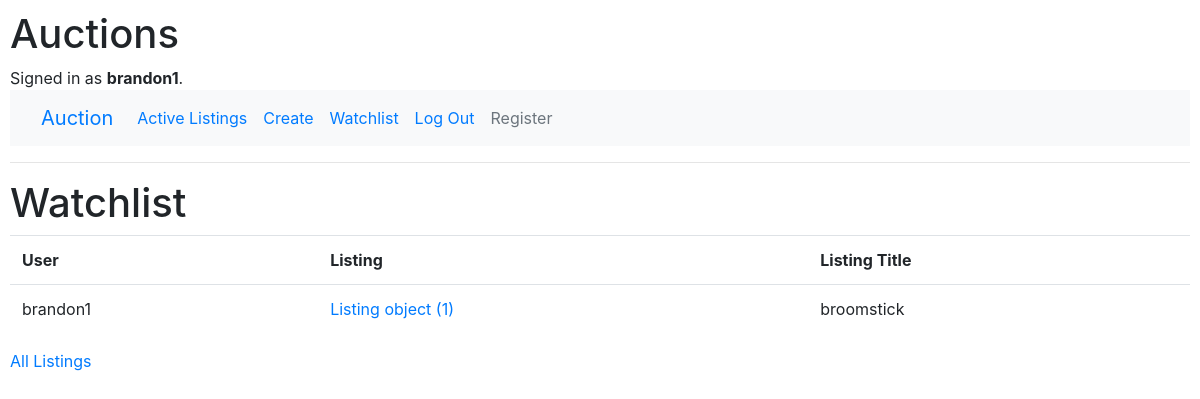
Page /watchlist (signed in) on the committed database.
### auctions/models.py (models this page shows)
class User(AbstractUser):
    pass

class Watchlist(models.Model):
    user = models.ForeignKey(User, on_delete=models.CASCADE, blank=False, related_name="watchlists", default="")
    listing = models.ForeignKey(Listing, on_delete=models.CASCADE, related_name="watchlists", default="")

class Listing(models.Model):
    title = models.CharField(max_length=64)
    description = models.CharField(max_length=256)
    starting_bid = models.IntegerField()
    photo = models.URLField(blank=True)
    creator = models.ForeignKey(User, on_delete=models.CASCADE, blank=False, related_name="listings", default="")
    active = models.BooleanField(default=True)

### auctions/views.py (the view)
# urls.py: path("watchlist", views.watchlist, name="watchlist")
def watchlist(request):
    return render(request, "auctions/watchlist.html", {
        "watchlist": Watchlist.objects.filter(user=request.user)
    })

### auctions/templates/auctions/watchlist.html
{% extends "auctions/layout.html" %}
{% block body %}
    <h1>Watchlist</h1>
    <table class="table">
        <tr>
            <th>User</th>
            <th>Listing</th>
            <th>Listing Title</th>
        </tr>
        {% for item in watchlist %}
            <tr>
                <td>{{ item.user }}</td>
                <td><a href="{% url 'listing' item.listing.id %}">{{ item.listing }}</a></td>
                <td>{{ item.listing.title }}</td>
            </tr>
        {% endfor %}
    </table>
    <a href="{% url 'index' %}">All Listings</a>
{% endblock %}

### auctions/templates/auctions/layout.html (shortened to what this page needs)
{% load static %}
<!DOCTYPE html>
<html lang="en">
    <head>
        <link rel="stylesheet" href="https://stackpath.bootstrapcdn.com/bootstrap/4.4.1/css/bootstrap.min.css">
        <link href="{% static 'auctions/styles.css' %}" rel="stylesheet">
    </head>
    <body>
        <h1>Auctions</h1>
        <div>
            {% if user.is_authenticated %}
                Signed in as <strong>{{ user.username }}</strong>.
            {% else %}
                Not signed in.
            {% endif %}
        </div>
        <nav class="navbar navbar-expand-lg bg-light">
            <div class="container-fluid">
              <a class="navbar-brand" href="/">Auction</a>
              <div class="collapse navbar-collapse" id="navbarNavAltMarkup">
                <div class="navbar-nav">
                  <a class="nav-link active" aria-current="page" href="{% url 'index' %}">Active Listings</a>
                  {% if user.is_authenticated %}
                    <a class="nav-link" href="{% url 'create' %}">Create</a>
                    <a class="nav-link" href="{% url 'watchlist' %}">Watchlist</a>
                    <a class="nav-link" href="{% url 'logout' %}">Log Out</a>
                    <a class="nav-link disabled">Register</a>
                  {% else %}
                    <a class="nav-link" href="{% url 'register' %}">Register</a>
                    <a class="nav-link" href="{% url 'login' %}">Log In</a>
                    <a class="nav-link disabled" href="{% url 'create' %}">Create</a>
                    <a class="nav-link disabled" href="{% url 'watchlist' %}">Watchlist</a>
                  {% endif %}
                </div>
              </div>
            </div>
        </nav>
        <hr>
        {% block body %}
        {% endblock %}
    </body>
</html>

### auctions/static/auctions/styles.css (style rules this page uses)
body { padding: 10px; }

### rows in the picture
User: username "brandon1"
Watchlist: user "brandon1", listing "Listing object (1)", listing "broomstick"
